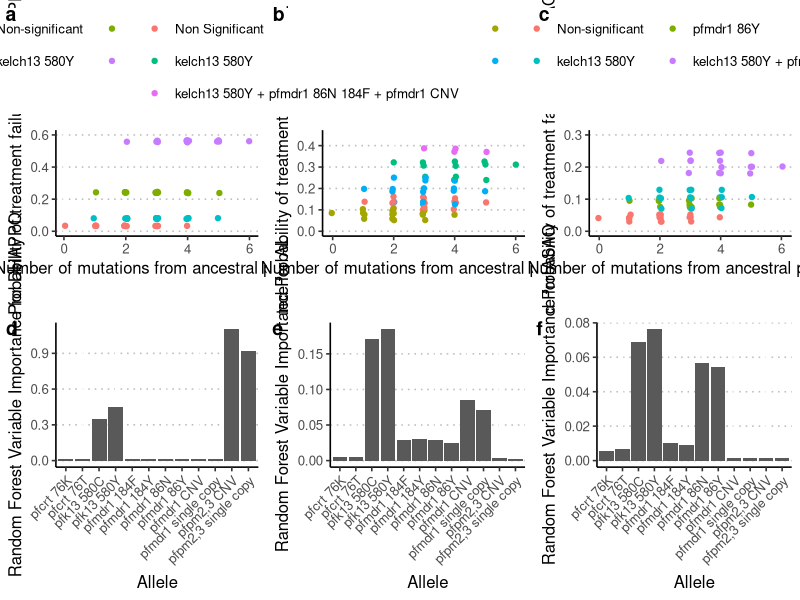
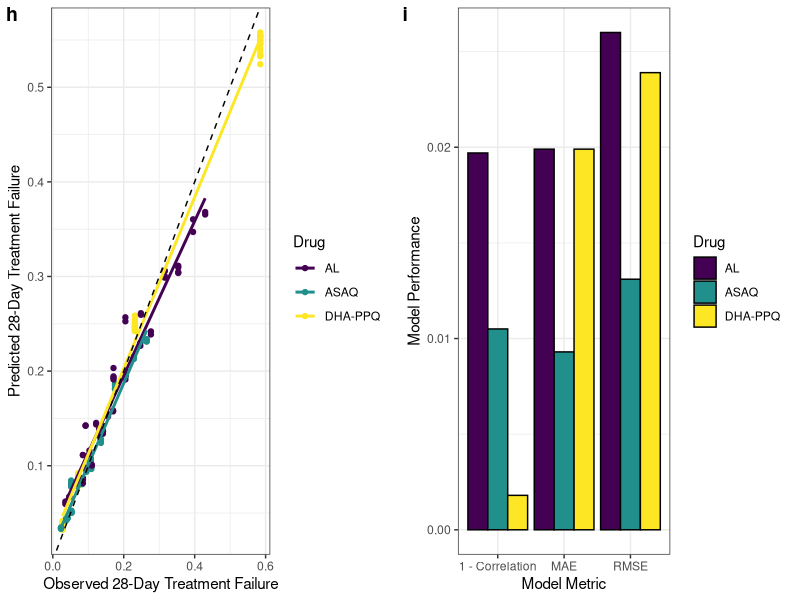
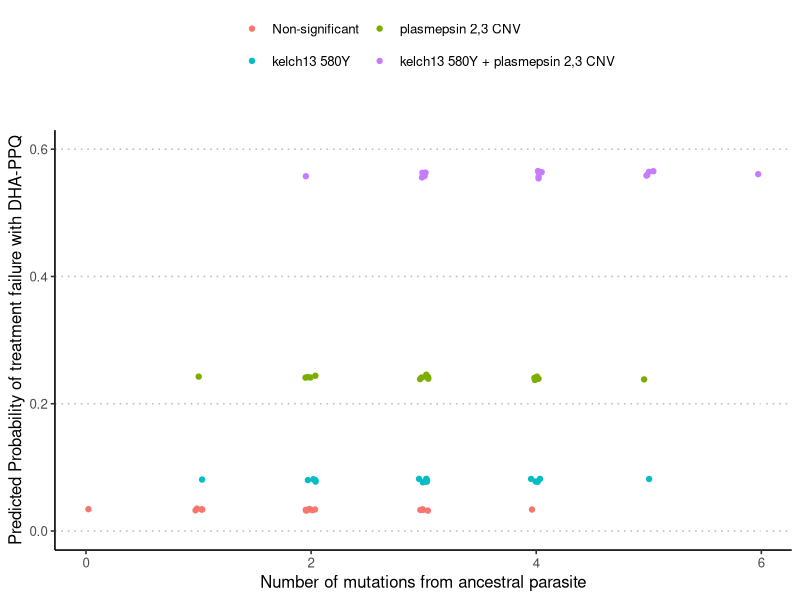
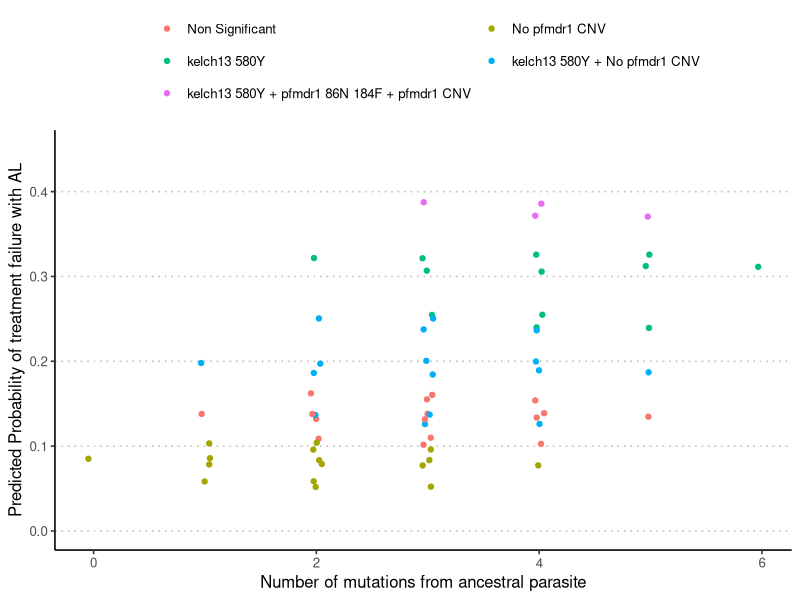
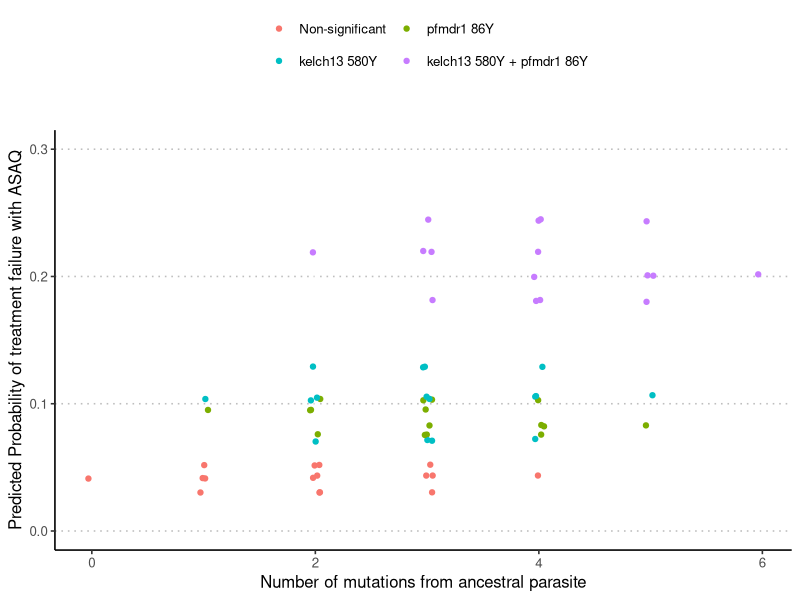
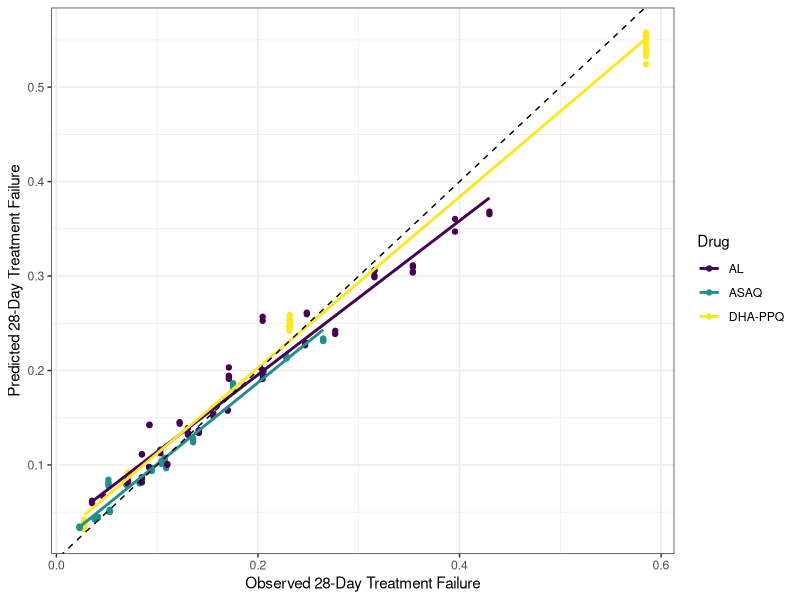
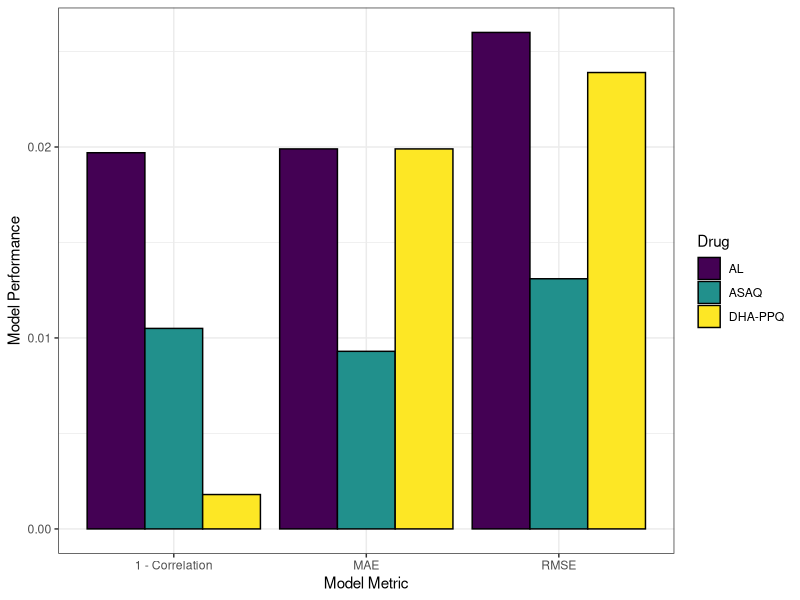
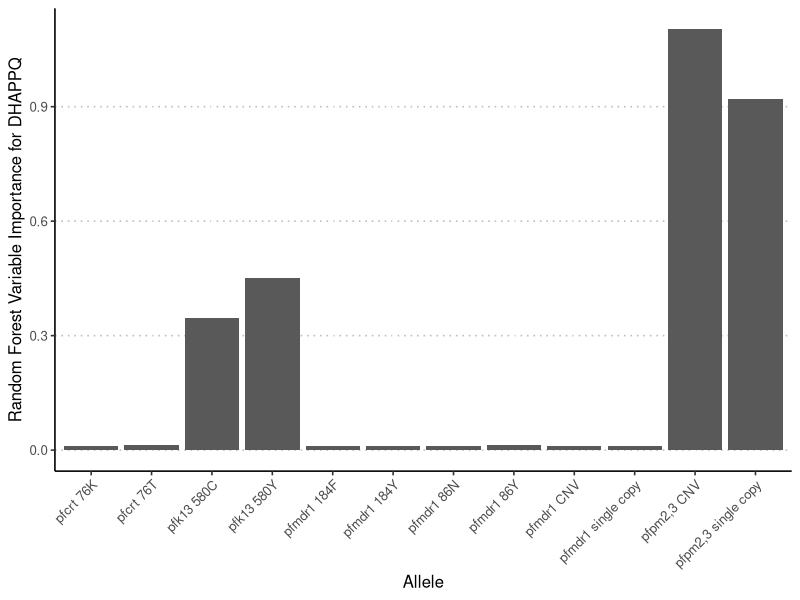

The R source for these figures, in order: (Note: this script raises an error after producing the figures.)
## Load in the drug by genotype table
library(tidyverse)
drug_table <- read.csv("analysis/data/raw/drug_table.csv")

# Sort it into format to make a network
dt_df <- data.table::rbindlist(lapply(lapply(strsplit(drug_table$Genotype, ""),t),as.data.frame))
names(dt_df) <- c("pfcrt76T", "pfmdr186Y", "pfmdr1184F", "pfmdr1CNV", "pfk13580Y", "pfpm2CNV")
dt_df$pfcrt76T <- as.numeric(factor(dt_df$pfcrt76T)) - 1
dt_df$pfmdr186Y <- as.numeric(factor(dt_df$pfmdr186Y)) - 1
dt_df$pfmdr1184F <- as.numeric(factor(dt_df$pfmdr1184F, levels = c("Y", "F"))) - 1
dt_df$pfmdr1CNV <- as.numeric(factor(dt_df$pfmdr1CNV)) - 1
dt_df$pfk13580Y <- as.numeric(factor(dt_df$pfk13580Y)) - 1
dt_df$pfpm2CNV <- as.numeric(factor(dt_df$pfpm2CNV)) - 1
dt_df <- cbind(dt_df, !dt_df)
names(dt_df)[7:12] <- c("pfcrt76", "pfmdr186", "pfmdr1184", "pfmdr1", "pfk13580", "pfpm2")
dt_df <- dt_df %>% mutate_all(as.integer)

dt_df$tf_dhappq <- 1 - drug_table$DHAPPQ
dt_df$tf_al <- 1 - drug_table$AL
dt_df$tf_asaq <- 1 - drug_table$ASAQ


rf_dhappq <- randomForest::randomForest(
  tf_dhappq ~ .,
  data = dt_df[,c(1:12,13)], importance = TRUE
)

rf_al <- randomForest::randomForest(
  tf_al ~ .,
  data = dt_df[,c(1:12,14)], importance = TRUE
)

rf_asaq <- randomForest::randomForest(
  tf_asaq ~ .,
  data = dt_df[,c(1:12,15)], importance = TRUE
)

dt_df$dha_ppq_pred <- predict(rf_dhappq, newdata=dt_df[,1:12])
dt_df$al_pred <- predict(rf_al, newdata=dt_df[,1:12])
dt_df$asaq_pred <- predict(rf_asaq, newdata=dt_df[,1:12])
dt_df$muts <- apply(dt_df[,1:6], 1, sum)

g1 <- ggplot(dt_df, aes(muts, dha_ppq_pred, color = interaction(pfpm2CNV, pfk13580Y))) + geom_jitter(width=0.05) +
  scale_y_continuous(breaks = c(0,0.2,0.4,0.6), limits = c(0,0.6)) + theme_bw() +
  scale_color_discrete(labels = c("Non-significant", "plasmepsin 2,3 CNV", "kelch13 580Y", "kelch13 580Y + plasmepsin 2,3 CNV"),
                       name = "")+
  xlab("Number of mutations from ancestral parasite") +
  ylab("Predicted Probability of treatment failure with DHA-PPQ") +
  ggpubr::theme_pubclean(base_size = 12) +
  theme(axis.line = element_line(), legend.key = element_rect(fill = NA)) +
  guides(color=guide_legend(nrow=3,byrow=TRUE))


dt_df$AL_classifier <- "Non Significant"
dt_df$AL_classifier[dt_df$pfmdr1CNV == 0] <- "No pfmdr1 CNV"
dt_df$AL_classifier[dt_df$pfk13580Y == 1] <- "kelch13 580Y"
dt_df$AL_classifier[dt_df$pfk13580Y == 1 & dt_df$pfmdr1CNV == 0] <- "kelch13 580Y + No pfmdr1 CNV"
dt_df$AL_classifier[dt_df$pfk13580Y == 1 & dt_df$pfmdr186 == 1 & dt_df$pfmdr1184F == 1 & dt_df$pfmdr1CNV == 1] <- "kelch13 580Y + pfmdr1 86N 184F + pfmdr1 CNV"
dt_df$AL_classifier <- factor(
  dt_df$AL_classifier,
  levels = c("Non Significant", "No pfmdr1 CNV", "kelch13 580Y", "kelch13 580Y + No pfmdr1 CNV", "kelch13 580Y + pfmdr1 86N 184F + pfmdr1 CNV"))

g2 <- ggplot(dt_df, aes(muts, al_pred, color = AL_classifier)) + geom_jitter(width=0.05) +
  scale_y_continuous(breaks = c(0,0.1,0.2,0.3,0.4), limits = c(0,0.45)) + theme_bw() +
  scale_color_discrete(name = "") +
  xlab("Number of mutations from ancestral parasite") +
  ylab("Predicted Probability of treatment failure with AL") +
  ggpubr::theme_pubclean(base_size = 12) +
  theme(axis.line = element_line(), legend.key = element_rect(fill = NA)) +
  guides(color=guide_legend(nrow=3,byrow=TRUE))


g3 <- ggplot(dt_df, aes(muts, asaq_pred, color = interaction(pfmdr186Y, pfk13580Y))) + geom_jitter(width=0.05) +
  scale_y_continuous(breaks = c(0,0.1,0.2,0.3), limits = c(0,0.3)) + theme_bw() +
  scale_color_discrete(labels = c("Non-significant", "pfmdr1 86Y", "kelch13 580Y", "kelch13 580Y + pfmdr1 86Y"),
                       name = "")+
  xlab("Number of mutations from ancestral parasite") +
  ylab("Predicted Probability of treatment failure with ASAQ") +
  ggpubr::theme_pubclean(base_size = 12) +
  theme(axis.line = element_line(), legend.key = element_rect(fill = NA)) +
  guides(color=guide_legend(nrow=3,byrow=TRUE))


varimps <- left_join(
  left_join(
  data.frame(allele = rownames(rf_dhappq$importance),
                      imp_dhappq = rf_dhappq$importance[,2]),
  data.frame(allele = rownames(rf_al$importance),
             imp_al = rf_al$importance[,2]), by = "allele"),
  data.frame(allele = rownames(rf_asaq$importance),
             imp_asaq = rf_asaq$importance[,2]), by = "allele")

varimps$allele <- c("pfcrt 76T", "pfmdr1 86Y", "pfmdr1 184F",
                    "pfmdr1 CNV", "pfk13 580Y", "pfpm2,3 CNV",
                    "pfcrt 76K", "pfmdr1 86N", "pfmdr1 184Y",
                    "pfmdr1 single copy", "pfk13 580C", "pfpm2,3 single copy")

v1 <- ggplot(varimps, aes(allele, imp_dhappq)) + geom_bar(stat = "identity") +
  xlab("Allele") +
  ylab("Random Forest Variable Importance for DHAPPQ") +
  ggpubr::theme_pubclean(base_size = 12) +
  theme(axis.line = element_line(), legend.key = element_rect(fill = NA),axis.text.x = element_text(angle = 45, hjust = 1))

v2 <- ggplot(varimps, aes(allele, imp_al)) + geom_bar(stat = "identity") +
  xlab("Allele") +
  ylab("Random Forest Variable Importance for AL") +
  ggpubr::theme_pubclean(base_size = 12) +
  theme(axis.line = element_line(), legend.key = element_rect(fill = NA),axis.text.x = element_text(angle = 45, hjust = 1))

v3 <- ggplot(varimps, aes(allele, imp_asaq)) + geom_bar(stat = "identity") +
  xlab("Allele") +
  ylab("Random Forest Variable Importance for ASAQ") +
  ggpubr::theme_pubclean(base_size = 12) +
  theme(axis.line = element_line(), legend.key = element_rect(fill = NA),axis.text.x = element_text(angle = 45, hjust = 1))

## Random forest performance

df_res <- data.frame("prediction" = c(rf_dhappq$predicted, rf_asaq$predicted, rf_al$predicted),
           "observed" = c(dt_df$tf_dhappq, dt_df$tf_asaq, dt_df$tf_al),
           "drug" = c(rep("DHA-PPQ", 64),rep("ASAQ", 64),rep("AL", 64)))


rf_gg <- ggplot(df_res, aes(observed, prediction, color = drug)) +
  geom_point() +
  geom_smooth(method = "lm", se = FALSE) +
  geom_abline(slope = 1, intercept = 0, linetype = "dashed") +
  xlab("Observed 28-Day Treatment Failure") +
  ylab("Predicted 28-Day Treatment Failure") +
  scale_color_viridis_d(name = "Drug") +
  theme_bw()

rf_gg_2 <- df_res %>% group_by(drug) %>%
  summarise(`1 - Correlation` = 1-round(cor(prediction, observed), 4),
            MAE = round(mean(abs(prediction - observed)),4),
            RMSE = round(sqrt(mean((prediction - observed)^2)),4)) %>%
  pivot_longer(`1 - Correlation`:RMSE) %>%
  ggplot(aes(name, value, fill = drug)) +
  geom_bar(stat = "identity", position = "dodge", color = "black") +
  xlab("Model Metric") +
  ylab("Model Performance") +
  scale_fill_viridis_d(name = "Drug") +
  theme_bw()


comb <- cowplot::plot_grid(g1,g2,g3,NA, NA, NA, v1,v2,v3, ncol = 3, labels = c("a","b","c","","","","d","e","f"), rel_heights = c(1,0.1,1))
comb2 <- cowplot::plot_grid(rf_gg, rf_gg_2, labels = c("h", "i"), ncol = 2)

save_figs("rf_allele", cowplot::plot_grid(comb, NA, comb2, ncol = 1, rel_heights = c(0.75, 0.025, 0.25)), height = 16, width = 16)
